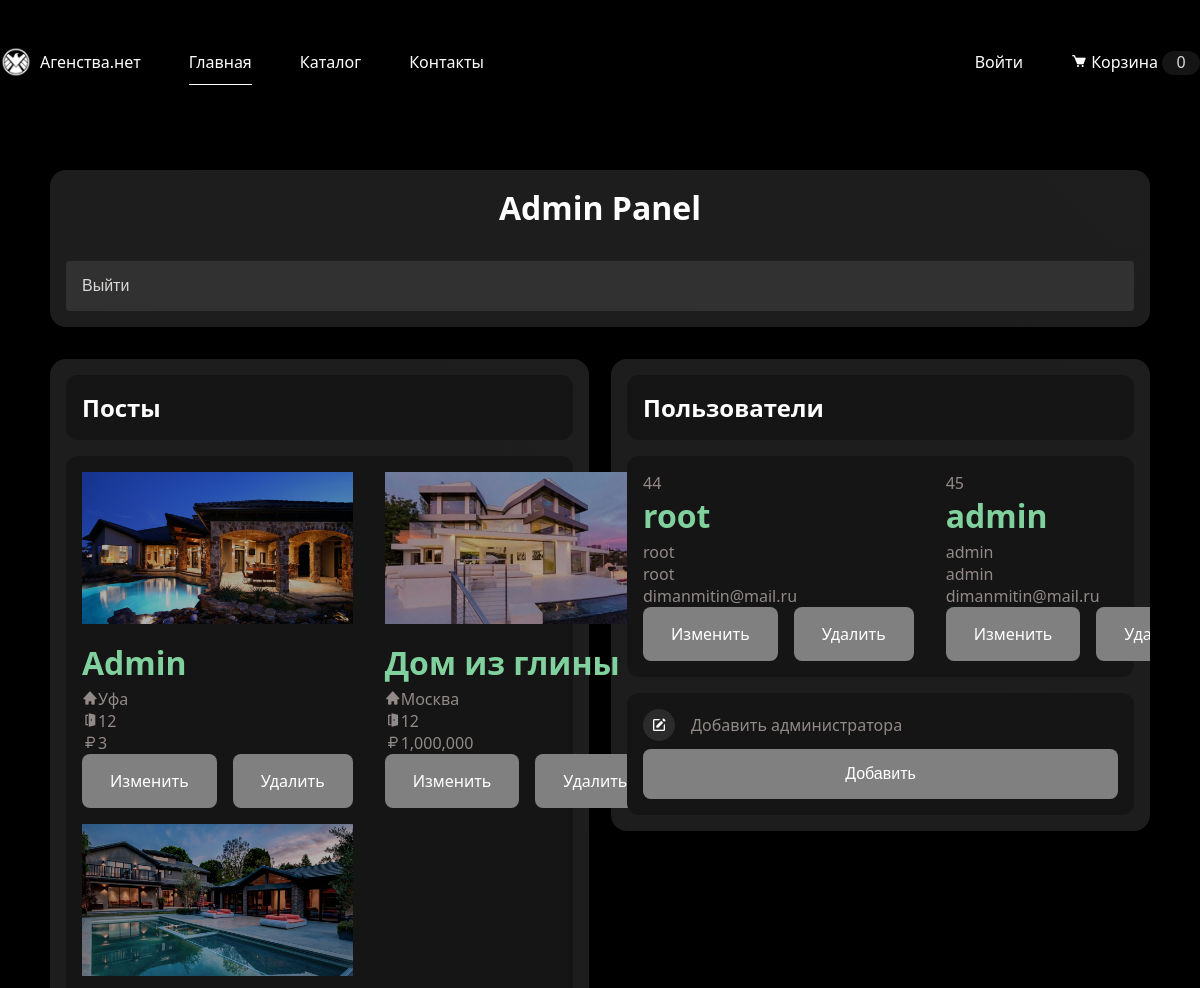
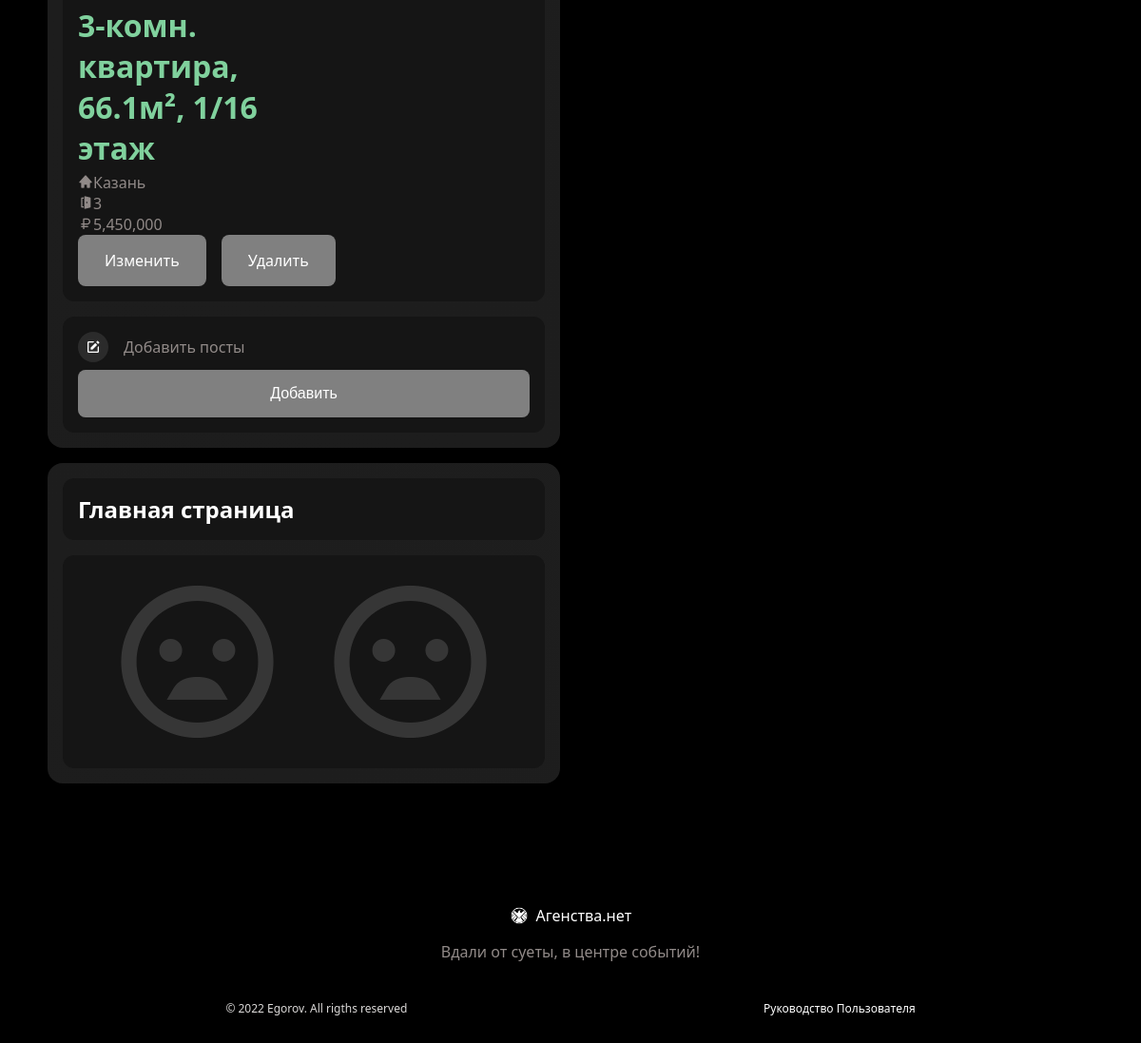
Before: /admin.php (signed in) with the older database file (2 pictures, top to bottom).
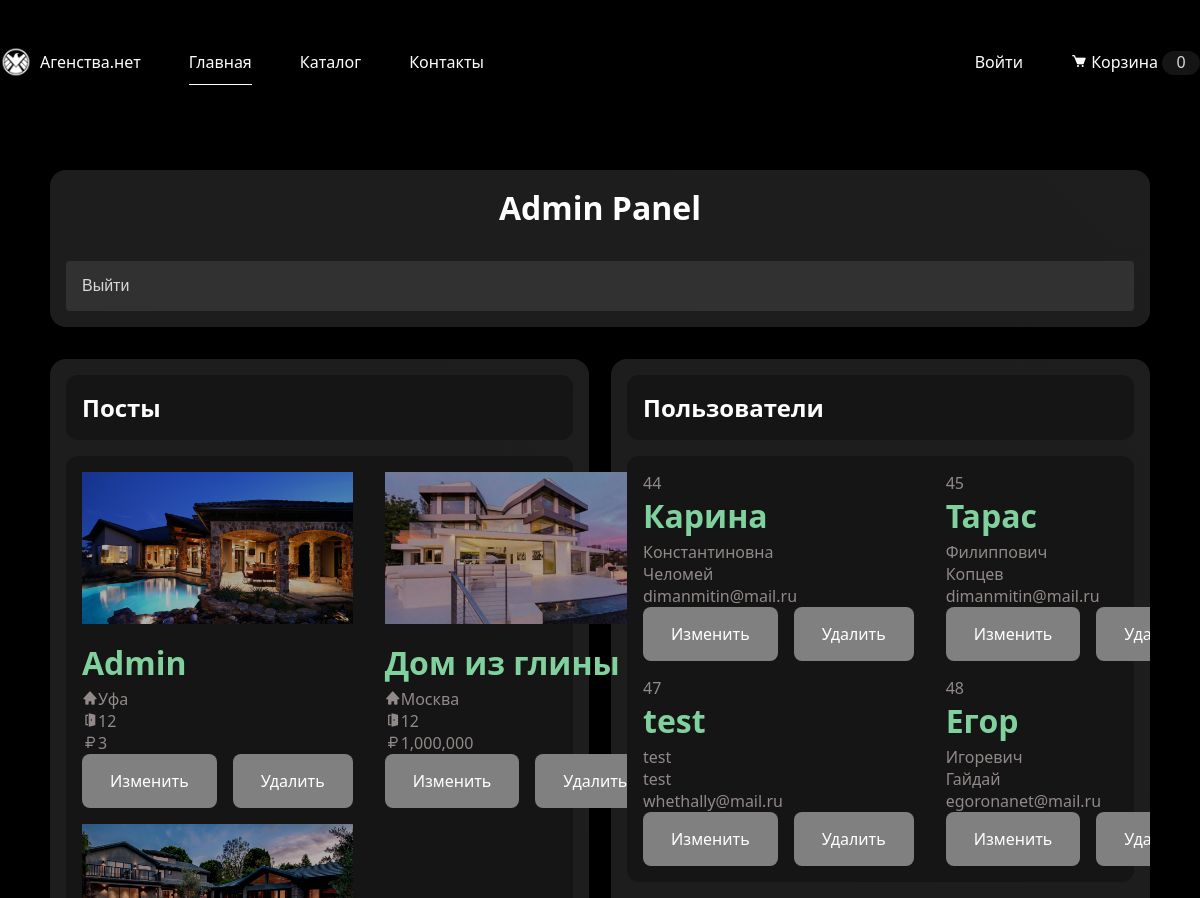
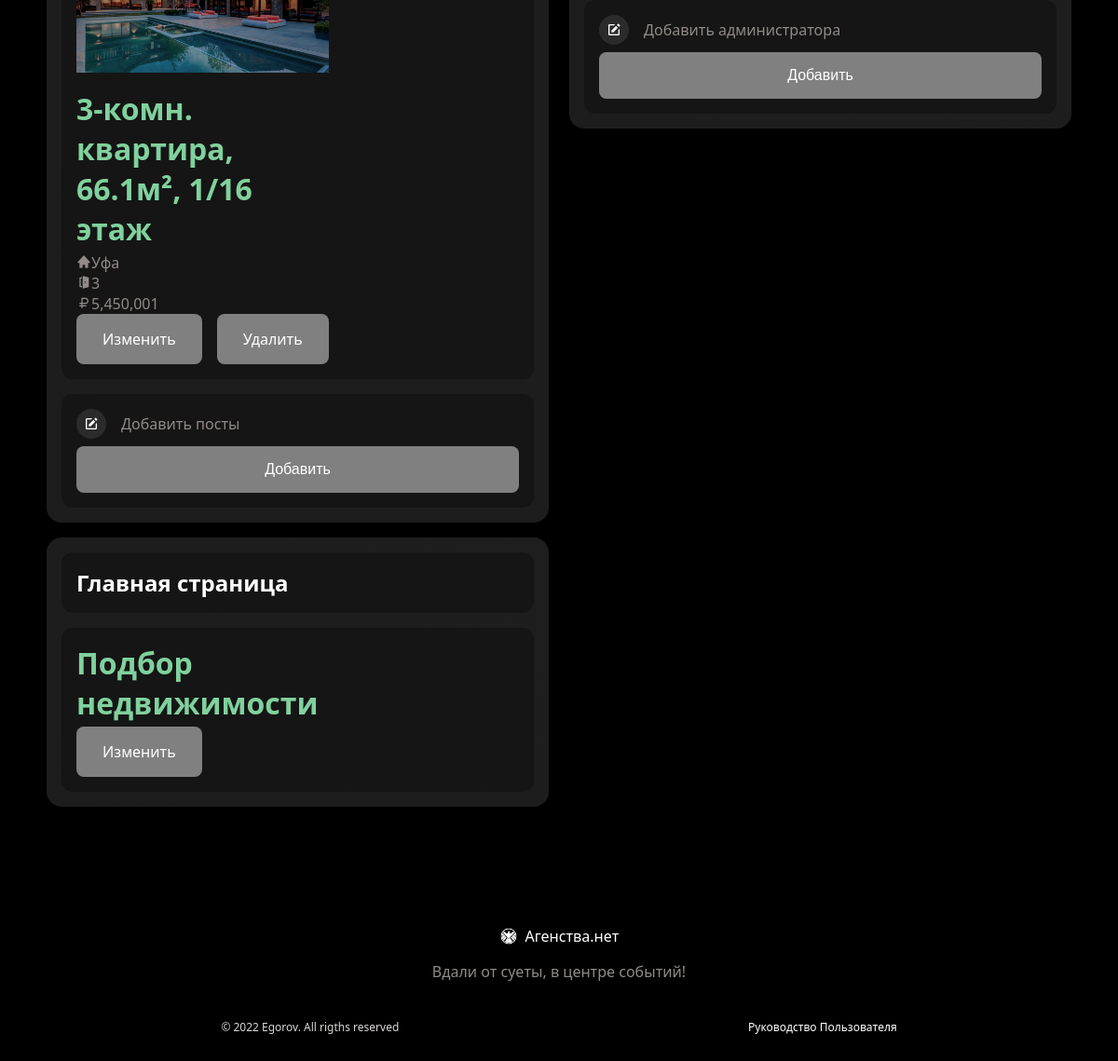
After: the same page with the newer database file (2 pictures, top to bottom).
### tables this page shows
CREATE TABLE `items` (
  `id_item` int NOT NULL,
  `image` text NOT NULL,
  `name` varchar(255) NOT NULL,
  `city` varchar(256) NOT NULL,
  `price` int NOT NULL,
  `description` text NOT NULL,
  `street` varchar(256) NOT NULL,
  `material` varchar(256) NOT NULL,
  `balcony` varchar(256) NOT NULL,
  `area` varchar(255) NOT NULL,
  `floor` int NOT NULL,
  `max_floor` int NOT NULL,
  `year` int NOT NULL,
  `bedrooms` int NOT NULL,
  `height` varchar(255) NOT NULL,
  `id_User` int NOT NULL
);

CREATE TABLE `users` (
  `id_User` int NOT NULL,
  `login` varchar(255) NOT NULL,
  `password` varchar(255) NOT NULL,
  `first_Name` varchar(255) NOT NULL,
  `middle_Name` varchar(255) NOT NULL,
  `last_Name` varchar(255) NOT NULL,
  `phone` varchar(255) NOT NULL,
  `email` varchar(255) NOT NULL,
  `date_of_birthday` varchar(255) NOT NULL,
  `place_of_birth` varchar(255) NOT NULL,
  `passport` varchar(255) NOT NULL,
  `passport_issued` varchar(255) NOT NULL,
  `passport_date` varchar(255) NOT NULL,
  `passport_code` varchar(255) NOT NULL,
  `address` varchar(255) NOT NULL,
  `avatar` text
);

CREATE TABLE `index` (
  `id_index` int NOT NULL,
  `index_name` varchar(255) NOT NULL
);

### admin.php (the view, shortened to what this page needs)
<?php
include("datebase.php");
?>
<!DOCTYPE html>
<html lang="en">
<head>
    <link rel="stylesheet" href="https://cdn.jsdelivr.net/npm/boxicons@latest/css/boxicons.min.css" />
    <link rel="stylesheet" href="/assets/css/main.css" />
</head>
<body>
    <?php include("header.php"); ?>
    <main class="main">
        <section class="section panel container" id="panel">
            <div class="welcome">
                <h2 class="section__title">
                    Admin Panel
                </h2>
                <form action="logout-admin.php" method="post">
                    <input class="panel__login" type="submit" value="Выйти">
                </form>
            </div>
        </section>
        <section class="container">
            <div class="account">
                <div class="account-content">
                    <div class="input-container-profile">
                        <div class="input-item">
                            <h1>Посты</h1>
                        </div>
                        <div class="input-item">
                            <div class="category__container container grid">
                                <?php
$sql = "SELECT * FROM items";
$res = mysqli_query($db, $sql);
if (mysqli_num_rows($res) > 0) {
    foreach ($res as $item) { ?>
                                <div class="category__data">
                                    <img src="<?=$item['image'] ?>"
                                        alt="" class="category__img" />
                                    <h3 class="category__title"><?=$item['name'] ?>
                                    </h3>
                                    <p class="category__description">
                                        <i class="bx bxs-home"></i><?=$item['city'] ?>
                                    </p>
                                    <p class="category__description">
                                        <i class="bx bxs-door-open"></i><?=$item['bedrooms'] ?>
                                    </p>
                                    <p class="category__description">
                                        <i class="bx bx-ruble"></i><?=number_format($item['price']); ?>
                                    </p>
                                    <div class="addInfo">
                                        <a id="post_edit" class="button"
                                            href="update-admin.php?id=<?=$item['id_item']?>">Изменить</a>
                                        <a id="post_delete" class="button"
                                            href="delete-admin.php?id=<?=$item['id_item']?>">Удалить</a>
                                    </div>
                                </div>
                                <?php
    }
} else {
    echo "<i class='bx bx-sad' style='text-align: center;'></i>";
    echo "<i class='bx bx-sad' style='text-align: center;'></i>";
}
?>
                            </div>
                        </div>
                        <div class="input-item">
                            <div class="infos">
                                <div class="input-group">
                                    <div class="account-text">
                                        <div class="icon">
                                            <i class='bx bxs-edit'></i>
                                        </div>
                                        <p class="title">Добавить посты</p>
                                    </div>
                                    <div class="account-group">
                                        <input type="button" class="button" id="post_add" value="Добавить">
                                    </div>
                                </div>
                            </div>
                        </div>
                    </div>
                </div>
                <div class="account-content">
                    <div class="input-container-profile">
                        <div class="input-item">
                            <h1>Пользователи</h1>
                        </div>
                        <div class="input-item">
                            <div class="category__container container grid">
                                <?php
$sql = "SELECT * FROM users";
$res = mysqli_query($db, $sql);
if (mysqli_num_rows($res) > 0) {
    foreach ($res as $item) { ?>
                                <div class="category__data">
                                    <p class="category__description">
                                        <?=$item['id_User'] ?>
                                    </p>
                                    <h3 class="category__title"><?=$item['first_Name'] ?>
                                    </h3>
                                    <p class="category__description">
                                        <?=$item['middle_Name'] ?>
                                    </p>
                                    <p class="category__description">
                                        <?=$item['last_Name'] ?>
                                    </p>
                                    <p class="category__description">
                                        <?=$item['email']; ?>
                                    </p>
                                    <div class="addInfo">
                                        <a id="user_edit" class="button"
                                            href="admin-update-user.php?id=<?=$item['id_User']?>">Изменить</a>
                                        <a id="user_delete" class="button"
                                            href="admin-delete-user.php?id=<?=$item['id_User']?>">Удалить</a>
                                    </div>
                                </div>
                                <?php
    }
} else {
    echo "<i class='bx bx-sad' style='text-align: center;'></i>";
    echo "<i class='bx bx-sad' style='text-align: center;'></i>";
}
?>
                            </div>
                        </div>
                        <div class="input-item">
                            <div class="infos">
                                <div class="input-group">
                                    <div class="account-text">
                                        <div class="icon">
                                            <i class='bx bxs-edit'></i>
                                        </div>
                                        <p class="title">Добавить администратора</p>
                                    </div>
                                    <div class="account-group">
                                        <input type="button" class="button" id="user_add" value="Добавить">
                                    </div>
                                </div>
                            </div>
                        </div>
                    </div>
                </div>
                <div class="account-content">
                    <div class="input-container-profile">
                        <div class="input-item">
                            <h1>Главная страница</h1>
                        </div>
                        <div class="input-item">
                            <div class="category__container container grid">
                                <?php
$sql = "SELECT * FROM `index`";
$res = mysqli_query($db, $sql);
if (mysqli_num_rows($res) > 0) {
    foreach ($res as $item) { ?>
                                <div class="category__data">
                                    <h3 class="category__title"><?=$item['index_name'] ?>
                                    </h3>
                                    <div class="addInfo">
                                        <a id="user_edit" class="button"
                                            href="update_index-admin.php?id=<?=$item['id_User']?>">Изменить</a>
                                    </div>
                                </div>
                                <?php
    }
} else {
    echo "<i class='bx bx-sad' style='text-align: center;'></i>";
    echo "<i class='bx bx-sad' style='text-align: center;'></i>";
}
?>
                            </div>
                        </div>
                    </div>
                </div>
            </div>
        </section>
    </main>
    <?php include("footer.php"); ?>
</body>
</html>

### header.php (shortened to what this page needs)
<header class="header" id="header">
    <nav class="nav container">
        <div class="nav__menu" id="nav-menu">
            <ul class="nav__list">
                <a href="index.php" class="nav__logo">
                    <img src="assets/img/logo.png" alt="" class="nav__logo-img" />
                    Агенства.нет
                </a>
                <li class="nav__item">
                    <a href="index.php#home" class="nav__link active-link">Главная</a>
                </li>
                <li class="nav__item">
                    <a href="index.php#category" class="nav__link">Каталог</a>
                </li>
                <li class="nav__item">
                    <a href="index.php#contacts" class="nav__link">Контакты</a>
                </li>
            </ul>
        </div>
        <div class="nav__menu-cart" id="nav-menu">
            <ul class="nav__list">
                <?php
                    if (isset($_SESSION['id_User'])) {
                        echo '<li class="nav__item">
                        <a href="login.php" class="nav__link" id="">Мой аккаунт</a>
                    </li>';
                    } else {
                        echo '<li class="nav__item">
                        <a href="login.php" class="nav__link" id="">Войти</a>
                    </li>
                        ';
                    }
?>
                <li class="nav__item">
                    <a href="cart.php" class="nav__link"><i class="bx bxs-cart"></i> Корзина</a>
                    <?php
                    if (isset($_SESSION['cart'])) {
                        $count = count($_SESSION['cart']);
                        echo "<span class='cart_count'>". $count ."</span>";
                    } else {
                        echo "<span class='cart_count'>0</span>";
                    }
                    ?>
                </li>
            </ul>
        </div>
    </nav>
</header>

### footer.php (shortened to what this page needs)
<footer class="footer section">
    <div class="footer__container container grid">
        <div class="footer__content">
            <a href="#" class="footer__logo">
                <img src="assets/img/logo.png" alt="" class="footer__logo-img" />
                Агенства.нет
            </a>
            <p class="footer__description">Вдали от суеты, в центре событий!</p>
        </div>
    </div>
    <div class="footer__down" id="footer-down">
        <span class="footer__copy container">&copy; 2022 Egorov. All rigths reserved</span>
        <a href="useless.php" class="footer__ruk container">Руководство Пользователя</a>
    </div>
</footer>

Changed rows visible on the page:
changed items "3-комн. квартира, 66.1м², 1/16 этаж": city "Казань" → "Уфа"; price "5,450,000" → "5,450,001"
changed users id 44: first_Name "root" → "Карина"; middle_Name "root" → "Константиновна"; last_Name "root" → "Челомей"
changed users id 45: first_Name "admin" → "Тарас"; middle_Name "admin" → "Филиппович"; last_Name "admin" → "Копцев"
added users: id_User "47", first_Name "test", middle_Name "test", last_Name "test", email "whethally@mail.ru"
added users: id_User "48", first_Name "Егор", middle_Name "Игоревич", last_Name "Гайдай", email "egoronanet@mail.ru"
added index: index_name "Подбор недвижимости"
